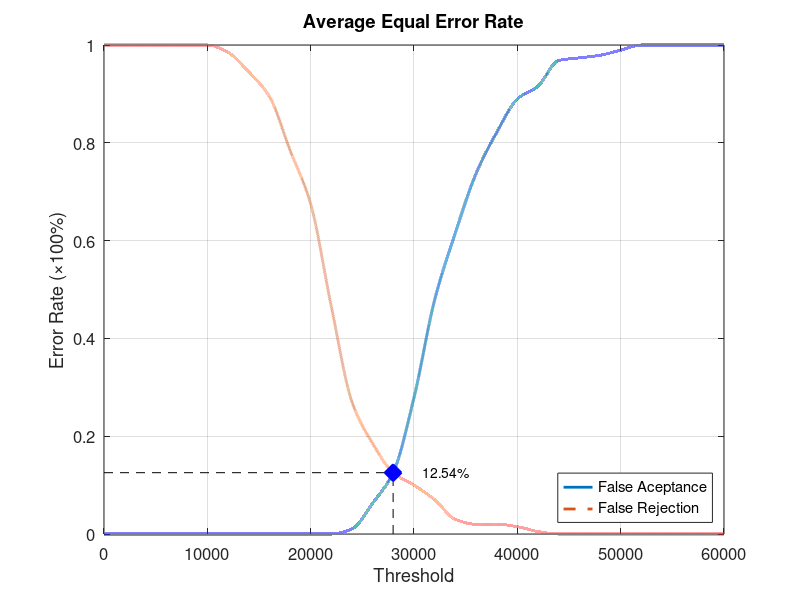
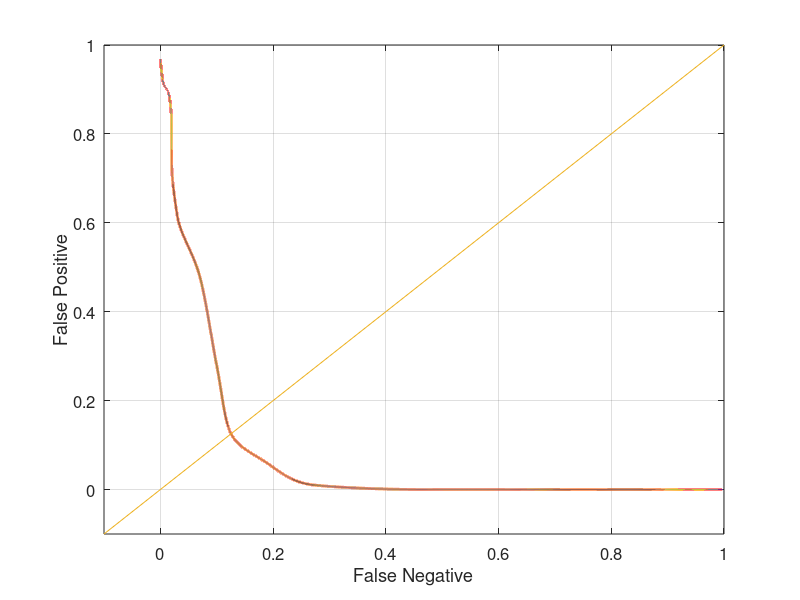

MATLAB code for these plots, in order:
function yEER = Database5_1
close all;
clear;
clc;
x = 0:2000:60000;
xq = 0:0.5:60000;

y0 = [0 0 0 0 0 0 0 0 0 0 0 0 0.0105263 0.0631579 0.126316 0.278947 0.478947 0.615789 0.736842 0.821053 0.889474 0.915789 0.968421 0.973684 0.978947 0.989474 1 1 1 1 1];
yy0 = interp1(x, y0, xq, 'pchip');
y1 = [1 1 1 1 1 1 0.985 0.945 0.895 0.785 0.675 0.465 0.27 0.185 0.125 0.1 0.07 0.03 0.02 0.02 0.015 0.005 0 0 0 0 0 0 0 0 0];
yy1 = interp1(x, y1, xq, 'pchip');

% Calculating EER: 
y2 = abs(y0 - y1);
find(y2 == min(y2))
yy2 = abs(yy0 - yy1);
xEER = find(yy2 == min(yy2));
xEERIndex = xq(xEER) % X-axis EER
yEER = yy0(xEER) % Y-axis EER

main = figure
plot(xq, yy0,'-','LineWidth', 2);	hold on
plot(xq, yy1,'--','LineWidth', 2);	hold on
plot([xEERIndex xEERIndex], [0 yEER], 'k--');	hold on
plot([0 xEERIndex], [yEER yEER], 'k--');	hold on
plot(xEERIndex, yEER, 'bx', 'LineWidth', 10);	hold on
text(xEERIndex + 10 * xEERIndex / 100, yEER, [num2str(round((10000 * yEER)) / 100) '%'])
legend('False Aceptance', 'False Rejection', 'Location', 'SouthEast')
xlabel('Threshold')
ylabel('Error Rate (\times100%)')
title('Average Equal Error Rate')
set(gca, 'FontSize', 12)
axis([0 60000 0 1])
grid on

print(main, 'Database5_1Main', '-dpng');
FNRxFPR = figure('Color', [1 1 1]);
plot(yy1, yy0, '-', yy1, yy0, 'LineWidth', 2);
hold on
y = -0.1:0.1:1
plot(y, y); 
set(gca, 'FontSize', 12)
xlabel('False Negative')
ylabel('False Positive')
axis([-0.1 1 -0.1 1])
set(gca, 'FontSize', 12)
grid on

print(FNRxFPR, 'Database5_1FNRxFPR','-dpng');
end
